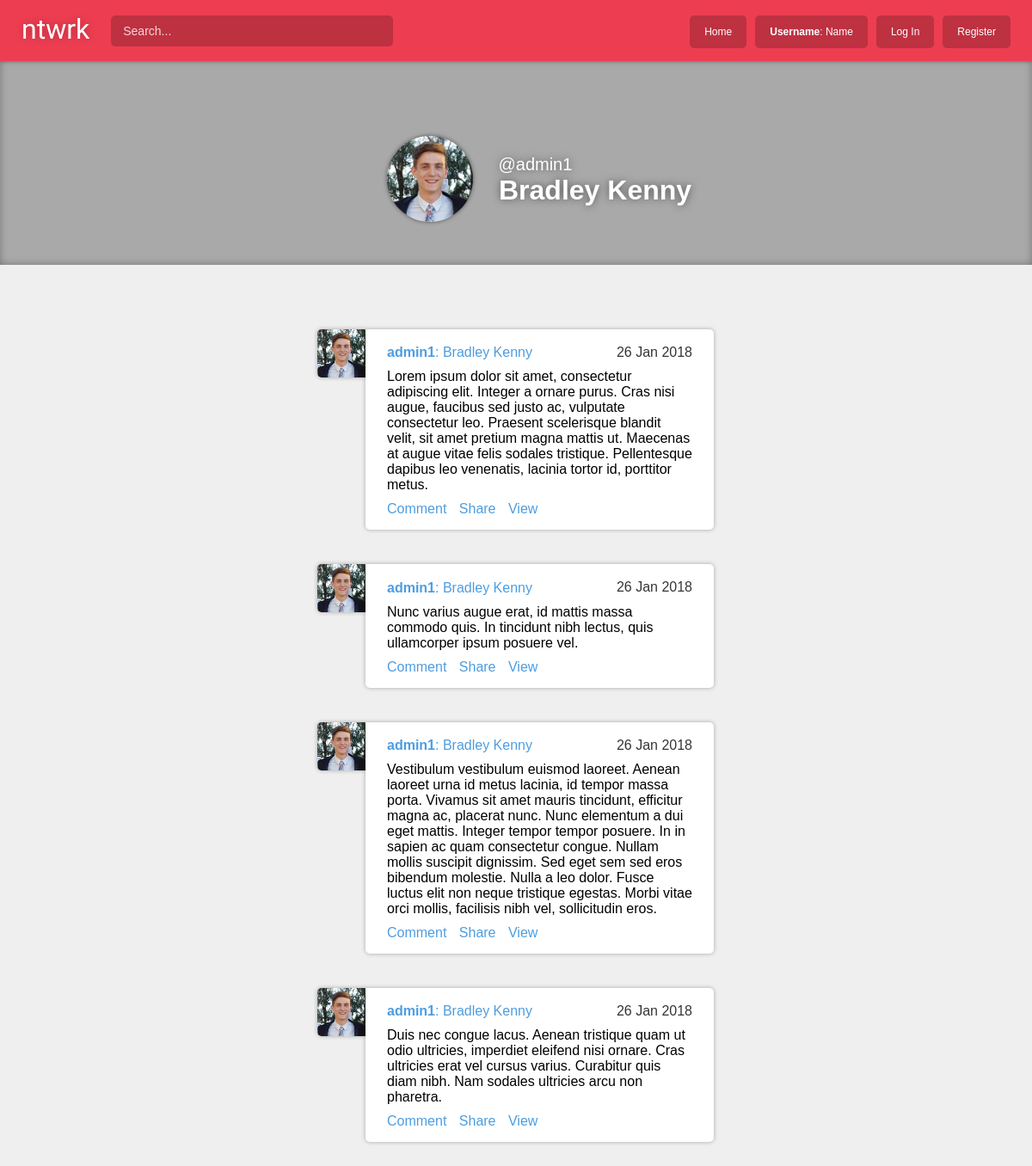
Before: /user/4 with the older database file.
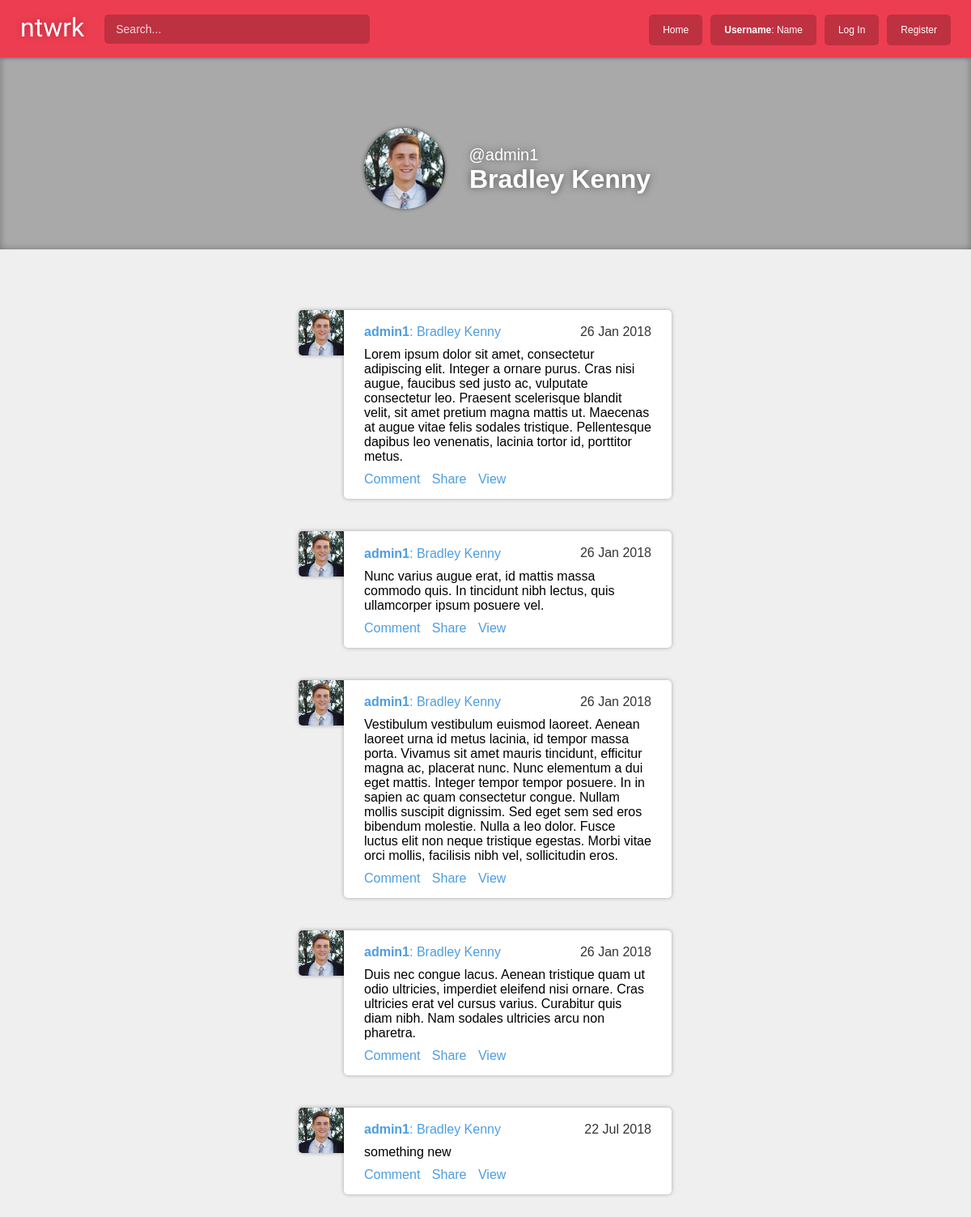
After: the same page with the newer database file.
### stream/models.py (models this page shows)
class Post(models.Model):
    content = models.TextField(max_length=500)
    posted_by = models.ForeignKey(User, related_name='posts', on_delete=models.CASCADE)
    posted_at = models.DateTimeField(auto_now_add=True)

### account/views.py (the view)
# urls.py: path('user/<cur_user>', account.views.profile, name='profile'),
def profile(request, cur_user):
	posts = Post.objects.all()
	cur_user_obj = User.objects.get(pk=cur_user)
	return render(request, 'account/profile.html', { 'posts': posts, 'cur_user': cur_user_obj })

### account/templates/account/profile.html (shortened to what this page needs)
{% extends 'base.html' %}
{% load static %}
{% block stylesheet %}
<link rel="stylesheet" type="text/css" href="{% static 'stream/css/stream.css' %}">
<link rel="stylesheet" type="text/css" href="{% static 'account/css/profile.css' %}">
{% endblock %}
{% block content %}
<div id="content_all">
	<div id="cover">
		<img src="{% static 'stream/img/dp/admin.jpg' %}">
		{% if cur_user.first_name|length > 0 %}
		<h2>@{{ cur_user.username }}</h2><br>
		<h1>{{ cur_user.first_name }} {{ cur_user.last_name }}</h1>
		{% else %}
		<h2>{{ cur_user.first_name }} {{ cur_user.last_name }}</h2><br>
		<h1>@{{ cur_user.username }}</h1>
		{% endif %}
	</div>
    <div id="content_left">
    </div>
    <div id="content_main">
		{% for post in posts %}
			{% if post.posted_by.username == cur_user.username %}
			<a href="{% url 'home' %}" class="dp">
				<img src="{% static 'stream/img/dp/admin.jpg' %}">
			</a>
		    <div class="card">
		        <a href="{% url 'home' %}">
		            <h2>
						<b>{{ post.posted_by.username }}</b>{% if post.posted_by.first_name|length > 0 %}: {{ post.posted_by.first_name }} {{ post.posted_by.last_name }}{% endif %}
					</h2>
		        </a>
		        <h3>{{ post.posted_at|date:'d M Y' }}</h2>
		        <p>{{ post.content }}</p>
		        <a href="{% url 'home' %}" class="link">Comment</a>
		        <a href="{% url 'home' %}" class="link">Share</a>
		        <a href="{% url 'view_post' post.posted_by.username post.id %}" class="link">View</a>
		    </div>
			{% endif %}
	    {% endfor %}
    </div>
    <div id="content_right">
    </div>
{% endblock %}

Changed rows visible on the page:
added Post: posted_by.username "admin1", posted_by.first_name "Bradley", posted_by.last_name "Kenny", posted_at "22 Jul 2018", content "something new"
